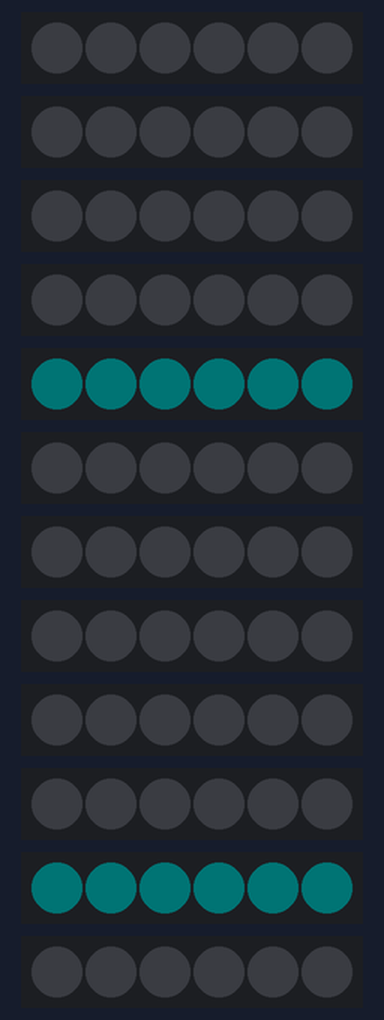
Recording of a sketch running on a simulated Arduino Uno, built with avr-gcc and run on an emulated ATmega328P. Parts: 12 × 6 RGB LEDs in strip order, left to right. Dim RGB values are drawn brighter than linear; random numbers use the default seed unless the sketch sets one.

Above: at 0.6 s.
At 3.3 s:
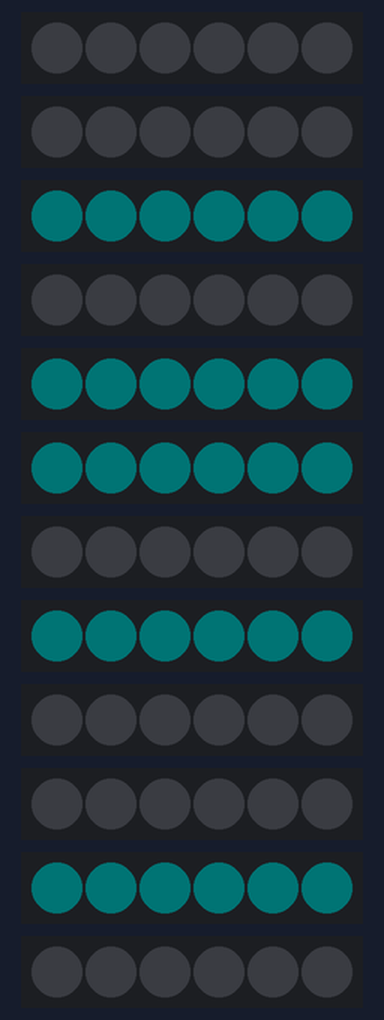
At 5.8 s:
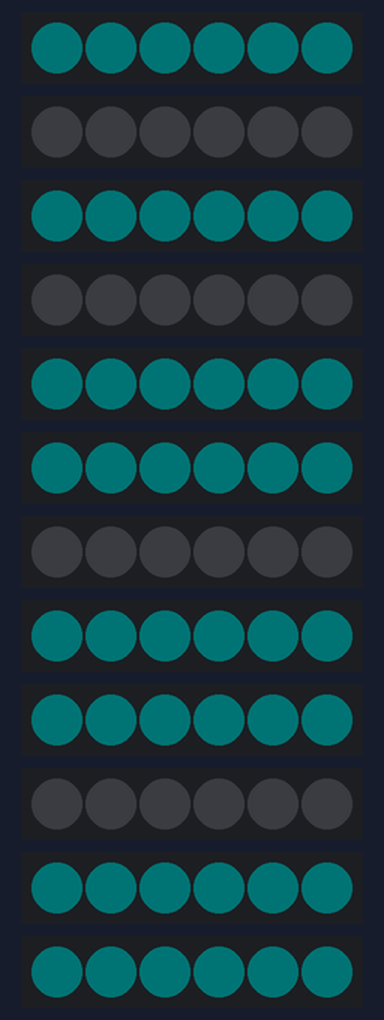
At 9.6 s:
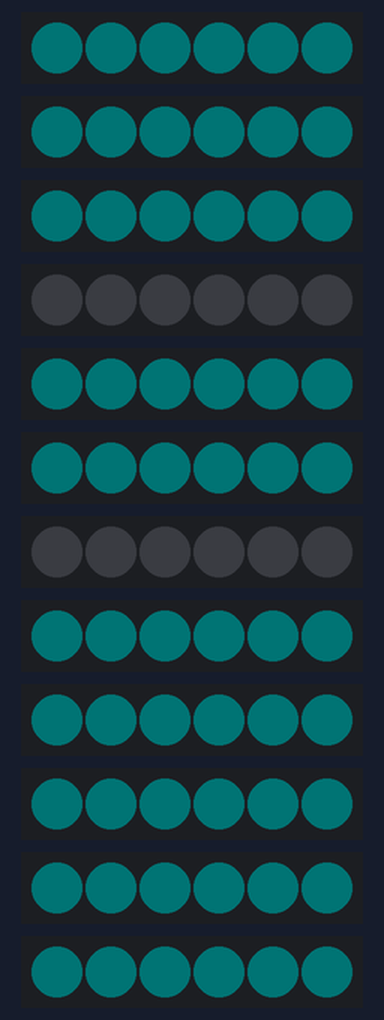
At 12.8 s:
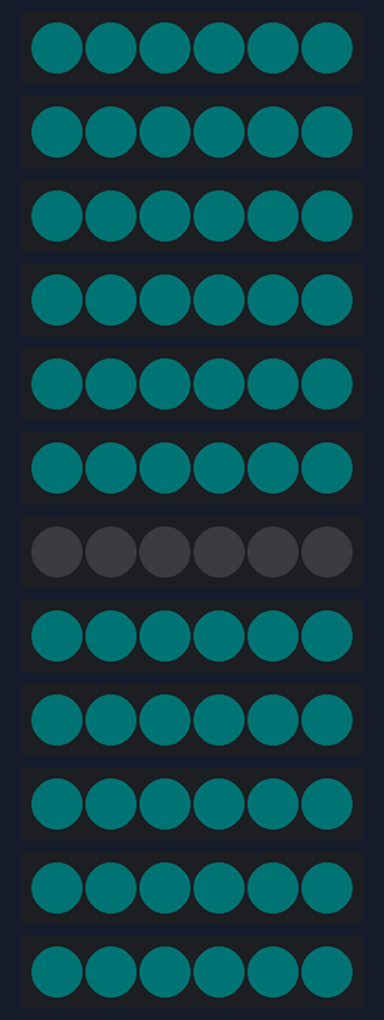
At 35.8 s:
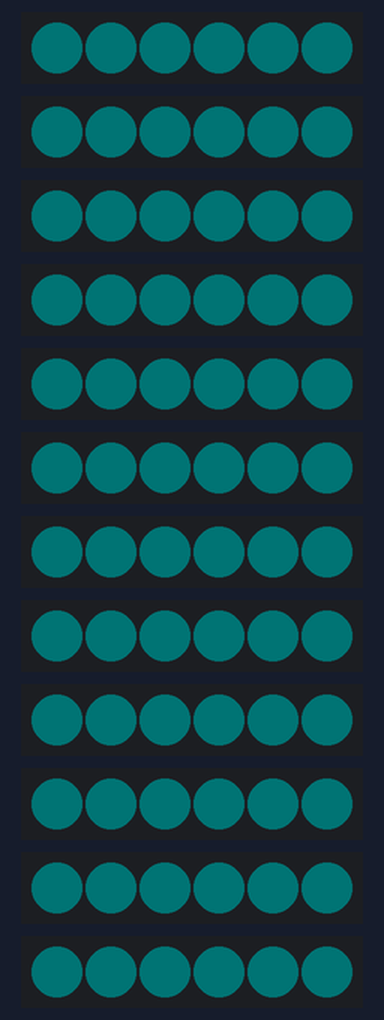
Timing chart, 0 to 40.0 s (numbered marks = the images above):
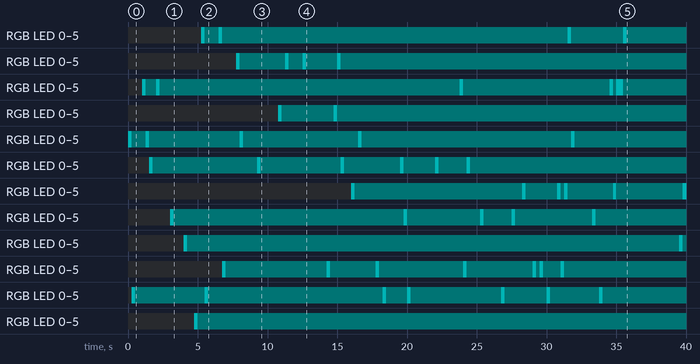

Measured:
- by itself, RGB LED 0–5: alternates RGB(0, 65, 66) for 0.25 s and RGB(0, 1, 1) for 35.3 s
- by itself, RGB LED 0–5: off → RGB(0, 65, 66) at 4.8 s, → RGB(0, 1, 1) 0.25 s later
- by itself, RGB LED 0–5: off → RGB(0, 65, 66) at 5.3 s, → RGB(0, 1, 1) 0.25 s later, → RGB(0, 65, 66) 1.0 s later, → RGB(0, 1, 1) 0.25 s later, … (8 changes in this stretch)
- by itself, RGB LED 0–5: off → RGB(0, 65, 66) at 7.8 s, → RGB(0, 1, 1) 0.25 s later, → RGB(0, 65, 66) 3.3 s later, → RGB(0, 1, 1) 0.25 s later, … (8 changes in this stretch)
- what the display in image 0 shows lasts 0.5 s, from 0.5 s to 1.0 s
- what the display in image 1 shows lasts 0.7 s, from 3.3 s to 4.0 s
- what the display in image 3 shows lasts 1.3 s, from 9.5 s to 10.8 s

The sketch:

octoled.ino
```cpp
#include <Wire.h>
#include <FastLED.h>

#define LED_TYPE WS2812 // type of LED circuit
#define COLOR_ORDER GRB // unique to LED spec (I think)
#define NUM_RINGS 32 // rings on the costume
#define NUM_LEDS_PER_RING 6 // leds in each ring
#define NUM_LEDS NUM_RINGS * NUM_LEDS_PER_RING // needed by some FastLed functions(?)
#define NUM_PINS 8 // number of pins to which strips are connected

// visual vars
#define FADE_RATE 250
#define BRIGHTNESS 80
#define FRAMES_PER_SECOND 128
#define RING_PIN_1 3
#define RING_PIN_2 4
#define LIT_RING_QUANTITY NUM_RINGS/8

// array of rings (CRGBArray objects)
CRGBArray<NUM_LEDS_PER_RING> rings[NUM_RINGS];

// stack of lit rings to fade out on interval
short lit_stack[NUM_RINGS];

// pins to ring map (might use this)
short ring_map[NUM_PINS][2] = {
  {0, 3},
  {8, 15},
  {16, 23},
  {24, 31}
};

void setup()
{
  short x;

  // first pin
  for( x = ring_map[0][0] ; x < ring_map[0][1] ; x++ )
  {
    FastLED.addLeds<LED_TYPE, 3, COLOR_ORDER>(rings[x], NUM_LEDS_PER_RING);
  }

  // second pin
  for( x = ring_map[1][0] ; x < ring_map[1][1] ; x++ )
  {
    FastLED.addLeds<LED_TYPE, 4, COLOR_ORDER>(rings[x], NUM_LEDS_PER_RING);
  }

  // third pin
  for( x = ring_map[2][0] ; x < ring_map[2][1] ; x++ )
  {
    FastLED.addLeds<LED_TYPE, 5, COLOR_ORDER>(rings[x], NUM_LEDS_PER_RING);
  }

  // fourth pin
  for( x = ring_map[3][0] ; x < ring_map[3][1] ; x++ )
  {
    FastLED.addLeds<LED_TYPE, 6, COLOR_ORDER>(rings[x], NUM_LEDS_PER_RING);
  }

  // set master brightness control
  FastLED.setBrightness(BRIGHTNESS);

  // power mgmt
  set_max_power_in_volts_and_milliamps(5, 500);
}

void loop()
{
  // put your main code here, to run repeatedly:
    EVERY_N_MILLISECONDS( 1000/FRAMES_PER_SECOND ) {  } // @todo fade out the rings at random

    for(short x = 0 ; x < LIT_RING_QUANTITY ; x++)
    {
      // strobe a random ring
      strobeRing( random8(0, NUM_RINGS) );
    }
}

void strobeRing(short ringNumber)
{
  // @todo Use += operator to fade up to blue
  rings[ringNumber].fill_solid(CRGB::DarkTurquoise);

  FastLED.delay(FADE_RATE);

  // fade it out
  rings[ringNumber].fadeToBlackBy(FADE_RATE);
}
```
